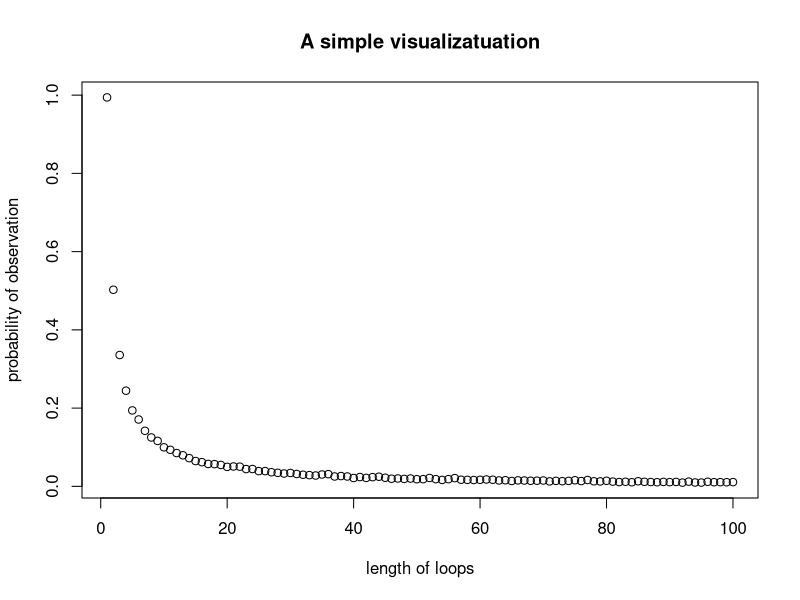

Write the R code that produced this figure.
## Statistical Programming, Practical 2
## Github repo: https://github.com/ElliotLeishman/Group_Assignment_2.git
## Christos Giannikos (s2436019), Elliot Leishman (s1808740), 
## Patrick Renaud (s2462989)

## We have 2n prisoners’ numbered between 1 and 2n. Each prisoner enters a room 
## filled with 2n boxes, each boxes in turn has a number between 1 and 2n inside 
## it. Each prisoner gets to choose n boxes, if every prisoner chooses a box 
## containing their own number all prisoners go free. In this assignment we 
## investigate the effect different strategies for picking the boxes has on the 
## probability that the prisoners all go free. 
## Specifically, we investigate the following three strategies:
## 1: Each prisoner starts with the box corresponding to their number, eg. The 
## first prisoner will open the first box. If the number inside this box is the 
## prisoners’ number then the prisoner has found their number. If it isn’t they 
## move to the box corresponding to that number. This is repeated until the 
## prisoner has selected n boxes.
## 2: Exactly the same as strategy 1 but each prisoner starts with a random box.
## 3: Each prisoner chooses n boxes at random.

##General Outline: 
## We define a function called Box_Choice which returns the box choices a 
## prisoner will make depending on the strategy they have chosen. Next, we 
## define a check function which simply checks if a vector contains a specific 
## determined element. We then define a function Pone which determines the 
## probability an individual prisoner will find their number given a strategy. 
## Function Pall then determines the probability that all prisoners go free. 
## Finally, we define a function dloops to investigate the presence of
## loops in a random shuffling of boxes and then find the probability of each
## loop length 1:2n occurring at least once per shuffling.



Box_Choice <- function(n, k, box_values, strategy){
  ## This function will be called when we need a selection of boxes as chosen 
  ## by either strategy 1, 2 or 3. Its inputs are:
  ##    n - The number of boxes to be chosen,
  ##    k - The number of specific prisoner,
  ##    box_values - The number inside each box (to be generated before function
  ##    is called),
  ##    strategy - Determines which strategy we should use out of 1,2 or 3.
  ## The function outputs a vector, named choice, of n numbers between 1 and 2n 
  ## inclusive which have been chosen by following the indicated strategy.
  
  choice <- array(0, c(n)) ## Intialise choice vector
  if (strategy == 1){ ## Strategy 1
    choice[1] <- box_values[k] ## Sets first element as the number in box k.
    for (i in 2:n){
      choice[i] <- box_values[choice[i-1]]
    }
  }
  if (strategy == 2){
    random <- sample(1:(2*n), 1, replace = FALSE) ## Selects the random number
    ## to start from.
    choice[1] <- box_values[random]
    for (i in 2:n){
      choice[i] <- box_values[choice[i-1]]
    }
  }
  if (strategy == 3){
    choice <- sample(1:(2*n),n, replace = FALSE) ## Generates n random integers 
    ## between 1 and 2n.
  }
  return(choice)
}

check <- function(k, a){
  ## Function checks if a number k is in a vector a if so it returns 1 else 0.
  if (k %in% a){return(1)}
  else{return(0)}
}


Pone <- function(n, k, strategy, nreps){
  ## Function which runs a stochastic model to estimate the probability one
  ## prisoner finds their number. Its inputs are:
  ##    n - number of boxes opened by prisoner,
  ##    k - prisoner number,
  ##    strategy - strategy deployed by prisoner,
  ##    nreps - number of times we run stochastic model.
  ## It outputs a real number.
  count <- 0 ## Initialise counter
  for (i in 1:nreps){
    box_values <- sample(1:(2 * n), 2 * n, replace = FALSE) ## Generates the 
    ## numbers in each box randomly.
    count <- count + check(k, Box_Choice(n, k, box_values, strategy)) ## If the 
    ## vector returned by the Box_Choice function contains the prisoners number
    ## we add one to the counter.
  }
  return(count/nreps)
}


Pall <- function(n, strategy, nreps){
  ## Function runs a stochastic simulation to estimate the probability that all 
  ## prisoners find their number and hence are released. It has the inputs n, 
  ## strategy and nreps, which are already defined in previous functions. It
  ## returns a real number between 0 and 1.
  ## It works by first initialising a zero array of dimensions nreps x 2n. Then
  ## generating the numbers inside each box, since these numbers should be same 
  ## for all prisoners in each simulation. We then replace the entries of the
  ## array using the check and Box_Choice functions to store data on if each
  ## prisoner finds their number. We then manipulate this data to return the 
  ## probability.
  
  
  A <- array(0, c(nreps, 2 * n)) ## Set up empty array.
  for (i in 1:nreps){
    box_values <- sample(1:(2 * n), 2 * n, replace = FALSE)
    for (k in 1:(2 * n)){
      A[i,k] <- check(k, Box_Choice(n, k, box_values, strategy))
    }
  }
  x <- apply(A, 1, sum) ## Sum rows 
  x <- match(x, 2 * n)  ## Finds entries equalling 2n, these are the ones where 
  ## all prisoners find their number.
  x <- x[which(x!="NA")]## Remove NAs
  return(length(x)/ nreps)
}

## We now estimate the probability a prisoner finds their number by running the
## function Pone, for each strategy, first for n = 5. 
Pone(5, 1, 1, 1000) ;Pone(5, 1, 2, 1000);Pone(5, 1, 3, 1000)
## and then for n = 50.
Pone(50, 1, 1, 1000);Pone(50, 1, 2, 1000);Pone(50, 1, 3, 1000)
## We have set k = 1 as the choice of k is arbitrary and will not affect the 
## probabilities.

## Now we estimate the joint probability all prisoners are freed by running the
## function Pall, for each strategy, again for n = 5 and n = 50.
Pall(5, 1, 1000);Pall(5, 2, 1000);Pall(5, 3, 1000)
Pall(50, 1, 1000);Pall(50, 2, 1000);Pall(50, 3, 1000)


## The results from running the function suggest that all three strategies give 
## approximately the same chance of suggest for one prisoner. However, rather 
## surprisingly, for all the prisoners to achieve success, the first strategy is 
## much better at around 33% chance of success. We hypothesise this is due to 
## this method not being truly independent since the prisoners all start at the 
## box predetermined by their number. 

## It is worth pointing out that if strategies 2 and 3 are indeed independent as 
## the simulation would suggest, the joint probability of two prisoners being 
## set free (ie n=1) is 0.5^2 or 0.25. This is less than the probability of 100 
##prisoners being released if they follow strategy 1.



dloops <- function(n,nreps){
  ## This function simulates the probabilities that a loop of 1 to 2n length
  ## that can occur within one random shuffling of boxes. It takes the inputs n 
  ## and nreps and returns an probability vector of length 2n (loop_freq). It 
  ## first initialises a zero vector of length 2n and then for 1:nreps 
  ## iterations will generate a 2n*2n empty matrix (loops) where we can store 
  ## our found loops in order to avoid counting the same loop multiple times. 
  ## It will then sample 2n values from 1:2n simulating the boxes (b). 
  ## The function will then loop over each element of our sample (b) and search 
  ## for loops within the sample. It will then store any loops found in our 
  ## 2n*2n matrix and will count the number of times a loop of each length 
  ## occurs in the (loop_freq) vector. Once the whole sample has been checked it
  ## will start again and continue until nreps have been reached. To end, the 
  ## function will then take the (loop_freq) vector and it will divide each 
  ## element by the total number of loops which were found.
  ## The function then returns us the probability vector, whose elements 
  ## represent the probability with which loops of length 1:2n occur.
  
  
  loop_freq=array(0,2*n) # Set up empty vector to count loop length frequency
  
  for (h in 1:nreps){
    loops=array(0,c(2*n,2*n)) # Set up empty vector to store loops
    b <- sample(1:(2*n), 2*n, replace = FALSE)
    
    for (j in b){
      
      if (check(b[j],loops)==0){ # Check if loop already exists in s
        loops[j,1]<-b[j]
       
         for (i in 2:(2*n)){ # Initialise recursion
          loops[j,i]<-b[loops[j,i-1]]
          
          if (loops[j,i]==b[j]){ # Check if new box is same as original box
            loop_freq[i-1]<-loop_freq[i-1]+1
            break
          }
          
          # If we reach 2n i without finding the first number again then the
          # 2nth box must conatin the number for box 1 and so we have a loop
          # of length 2n
          if (loops[j,(2*n)]!=b[j] && loops[j,(2*n)]!=0){
            loop_freq[(2*n)]<-loop_freq[(2*n)]+1
          }
        }
      }
    }
  }
  print(loop_freq)
  loop_prob<-loop_freq/nreps # Find probabilities from frequency
  return(loop_prob) # Return the probability vector
}

# Sample of probabilities for n=50 and 10000 nreps
d<-dloops(50,10000)

## Furthermore, we will try to access the probability of no loops longer than 
## n=50 appearing in a random reshuffling of cards to boxes. This probability 
## can be estimated by 1 minus the sum the estimated probabilities of observing 
## a loop of length l, l=51,52,...,100 in a random shuffling of 100 cards, i.e.
p_under_50=1-sum(d[51:100])
p_under_50
## This probability is equal to the probability that 100 prisoners succeed in 
## finding their cards when acting under strategy 1, i.e pall(100,1,), since the
## existence or not of a loop larger than n is what determines whether they 
## succeed or not. As a result, we expect it to be close to 0.3333, since in 
## theory it is equal to 1-(1/51+1/52+...+1/100)=1/3.


## Finally, we will try to visualize the probabilities of p-under_50 that we 
## calculated with a simple scatterplot
## First, we create a data frame with the data we desire to visualize
data = data.frame( x=1:100, y=d)

## Basic scatterplot
## We place on the x-axis the possible lengths of the loops in a random 
## shuffling of 100 cards and on the y-axis the probabilities of observing 
## loops of length l
plot(data$x, data$y,
     xlab="length of loops", ylab="probability of observation",
     main="A simple visualizatuation")
   
